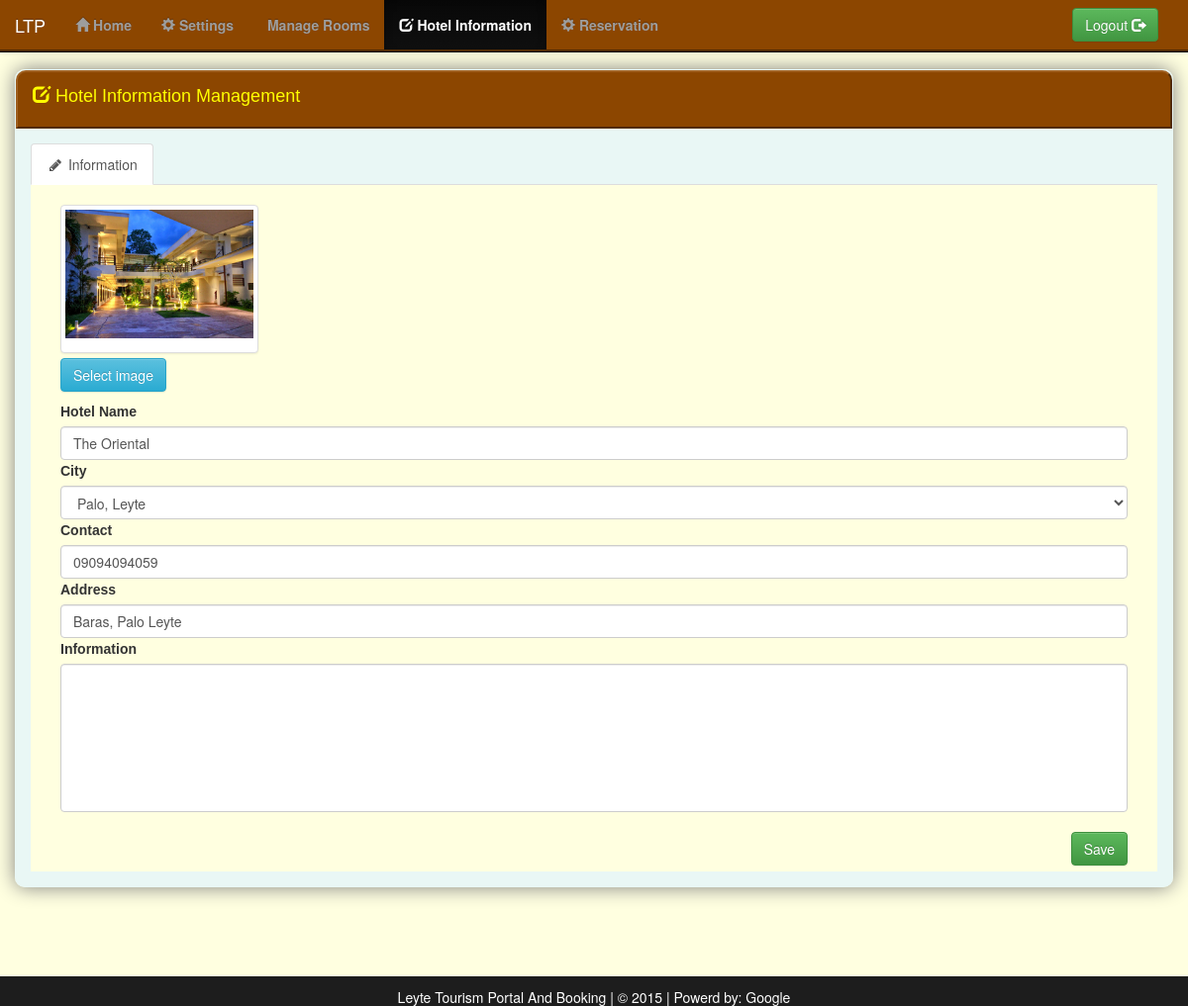
The page /index.php/hotel/hotel_settings on the database as committed earlier.
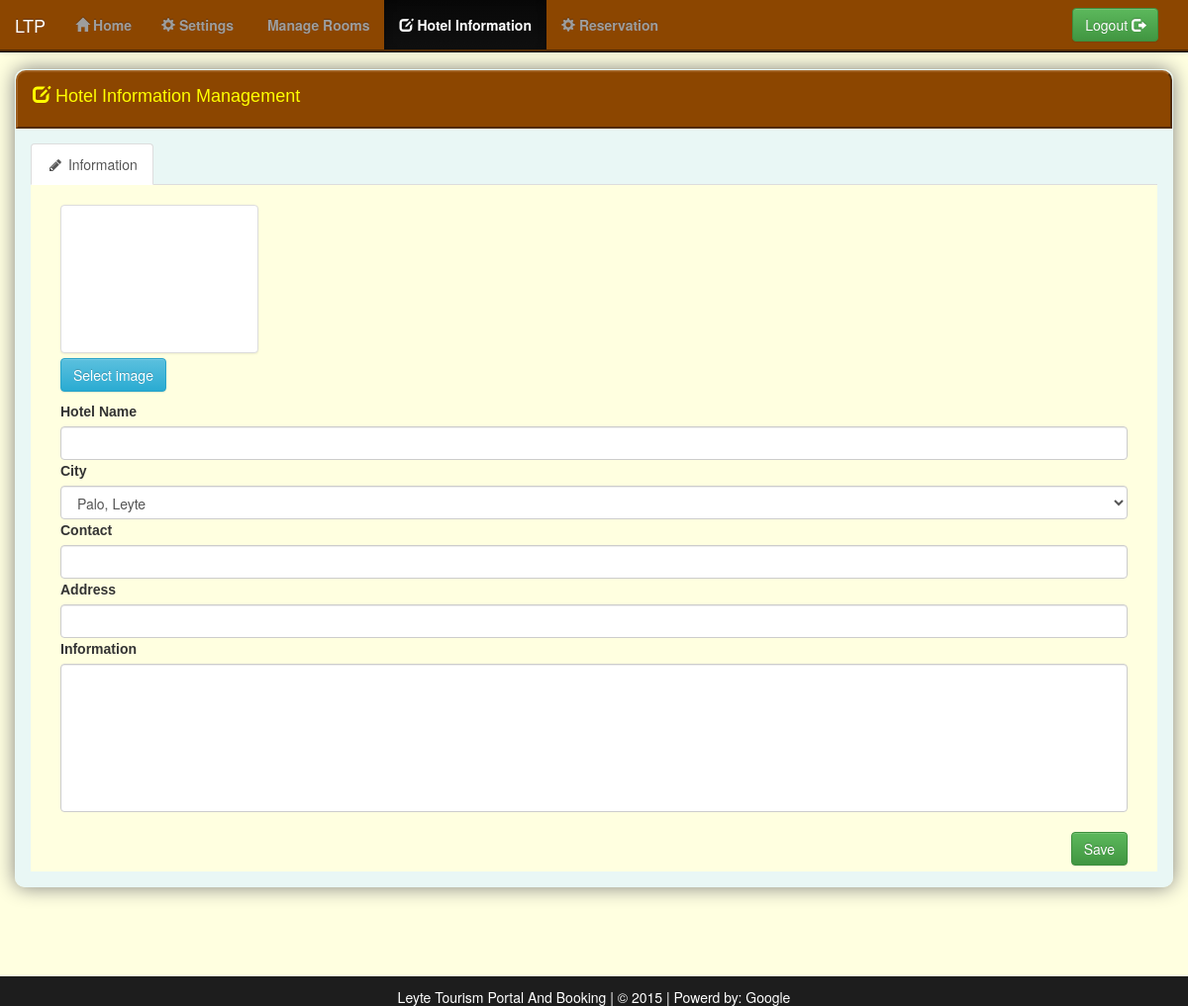
The same page on the database as committed later.
### tables this page shows
CREATE TABLE IF NOT EXISTS `tbl_hotel` (
  `id` int(11) NOT NULL,
  `hotel` varchar(50) NOT NULL,
  `information` text NOT NULL,
  `contact` varchar(50) NOT NULL,
  `address` varchar(50) NOT NULL,
  `tourist` int(11) NOT NULL,
  `filename` text NOT NULL,
  `owned` int(11) NOT NULL
);

### application/controllers/Hotel.php (called while the page is built, shortened)
<?php
	class Hotel extends CI_Controller
	{
		function hotel_settings()
		{
			$this->load->model('room');
			$data['param'] = "hotel_settings";
			$pa['id'] = $this->session->userdata('uid');
        	$this->load->view("templates/header");
        	$this->load->view('templates/hotelnav', $data);
        	$this->load->view("hotel/hotel_settings", $pa);
        	$this->load->view("templates/footer");
		}
	}

### index.php (called while the page is built, shortened)
<?php
require_once BASEPATH.'core/CodeIgniter.php';

### application/models/Room.php (called while the page is built, shortened)
<?php
	class Room extends CI_Model
	{
		function hotel_info($id)
		{
			$this->db->where('owned', $id);
			return $this->db->get('tbl_hotel')->row_array();
		}
	}

### application/models/Registration.php (called while the page is built, shortened)
<?php
  class Registration extends CI_Model
  {
    function select_city()
    {
        return $this->db->get('tbl_city')->result_array();
    }
  }

### application/views/hotel/hotel_settings.php (the view, shortened to what this page needs)
<?php
	$data = $this->room->hotel_info($id);
 ?>
 <div class="col-md-12">
  <div class="panel logins p-body">
    <div class="panel-heading grad" style="box-shadow:none"><h4 style="color:#FFFF00;"><span class="glyphicon glyphicon-edit"></span>&nbsp;Hotel Information Management</h4></div>
      <div class="panel-body">
            <div class="col-md-12" style="padding:0">
              <div>
                <ul class="nav nav-tabs" role="tablist">
                  <li role="presentation" class="<?php  ?> active"><a href="#information" aria-controls="home" role="tab" data-toggle="tab"><i class="fa fa-pencil fa-fw"></i>&nbsp;Information</a></li>
                  </ul>
                <div class="tab-content">
                    <div class="col-md-12 tab-pane active" role="tabpanel" id="information" style="background-color:#FFFFE0;">
                      <br/>
			<form class="form" action="/insert_hotels" method="post" enctype="multipart/form-data">
			  <div class="col-md-12">
			        <div class="fileinput fileinput-new" data-provides="fileinput">
			          <div class="fileinput-preview thumbnail" data-trigger="fileinput" style="width: 200px; height: 150px;">
			          <img src="<?php echo "../assets/images/hotels/" . $data['filename'] ?>" alt="" />
			          </div>
			          <div>
			            <span class="btn btn-info btn-file"><span class="fileinput-new">Select image</span><span class="fileinput-exists">Change</span><input type="file" name="picture"></span>
			          </div>
			        </div>
			  </div>
			  <div class="col-md-12">
			    <label for="">Hotel Name</label>
			    <input type="text" class="form-control" name="hotel" value="<?php echo $data['hotel'] ?>">
			    <label for="">City</label>
			    <select class="form-control" name="city">
			        <?php
			            foreach ($this->registration->select_city() as $key => $value):
			            extract($value);
			        ?>
			        <?php if ($city == $id): ?>
			            <option value="<?php echo $data['id'] ?>" selected><?php echo $city ?></option>
			        <?php else: ?>
			            <option value="<?php echo $id ?>"><?php echo $city ?></option>
			        <?php endif; ?>
			        <?php endforeach; ?>
			    </select>
			  </div>
			  <div class="col-md-12">
			    <label for="">Contact</label>
			    <input type="text" class="form-control" name="contact" value="<?php echo $data['contact'] ?>">
			    <label for="">Address</label>
			    <input type="text" class="form-control" name="address" value="<?php echo $data['address'] ?>">
			  </div>
			  <div class="col-md-12">
			    <label for="">Information</label>
			    <textarea name="description" class="form-control" style="width:100%;height:150px;resize:none"><?php echo $data['information']   ?></textarea>
			    <br />
			    <button type="submit" class="btn btn-success pull-right" name="button">Save</button>
			    <br />    <br />
			  </div>
			</form>
                    </div>
                </div>
              </div>
            </div>
      </div>
    </div>
</div>

Rows that differ between the two databases and show on the page:
no longer on this page (row edited): tbl_hotel: filename (picture), hotel "The Oriental", contact "09094094059", address "Baras, Palo Leyte"
